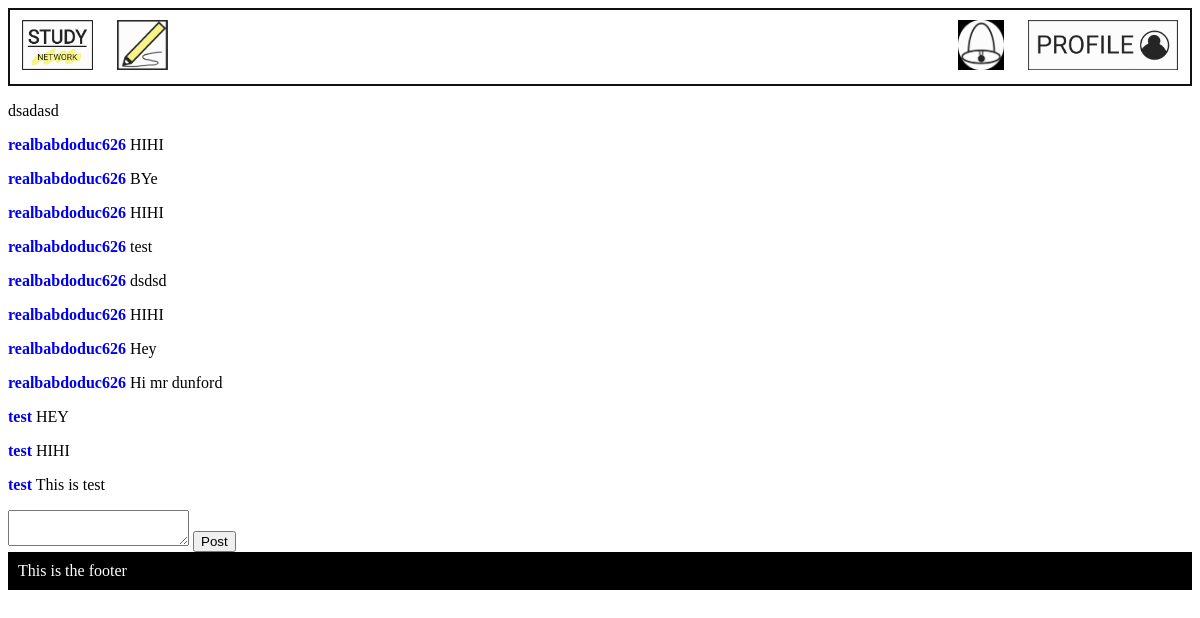
The app's page /comment/50 (signed in), older data.
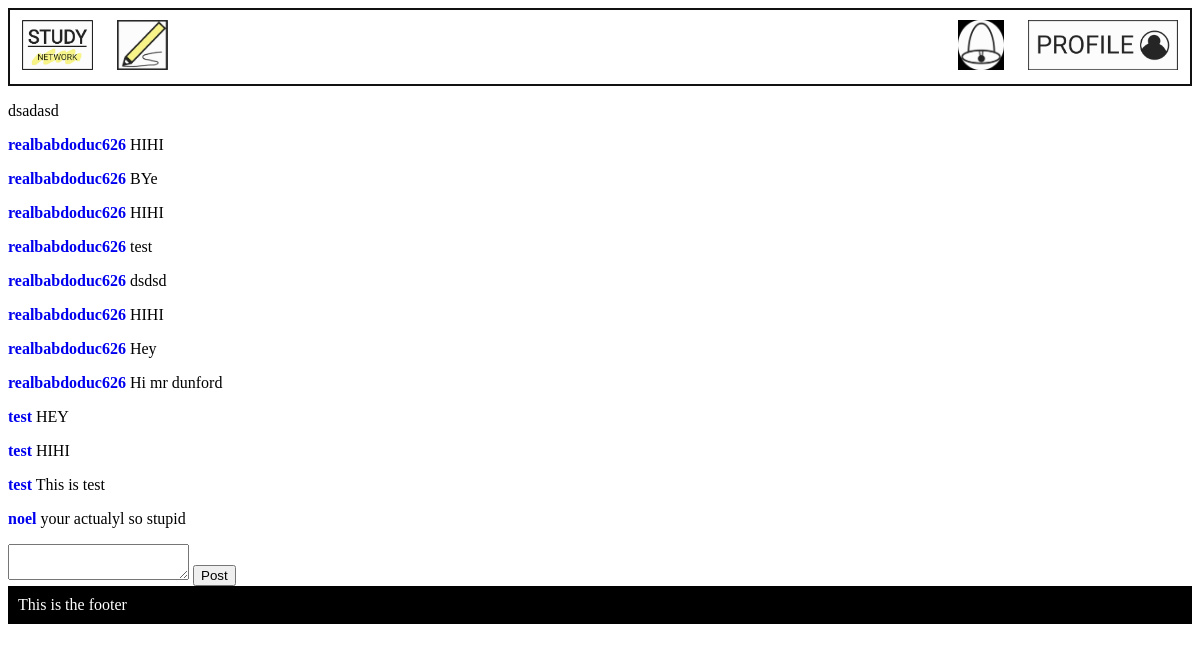
The same page, newer data.
### models.py (models this page shows)
class Comment(db.Model):
    __tablename__ = 'Comment'
    id = db.Column(db.Integer, primary_key=True)
    Post_id = db.Column(db.Integer, db.ForeignKey('Post.id'), nullable = False)
    User_id = db.Column(db.Integer, db.ForeignKey('User.id'), nullable = False)
    comment = db.Column(db.Text, nullable = False)
    user = db.relationship('Post', back_populates='posts')
    post = db.relationship('User', back_populates='users')

class User(db.Model):
    __tablename__ = 'User'
    id = db.Column(db.Integer, primary_key=True)
    username = db.Column(db.Text)
    email = db.Column(db.Text)
    password = db.Column(db.Text)
    user_post = db.relationship('Post', back_populates='post_user')
    notifications_user = db.relationship('Notification', back_populates='users_notification')
    users = db.relationship('Comment', back_populates='post')

### main.py (the view, shortened to what this page needs)
@app.route('/comment/<int:id>', methods=['GET', 'POST'])
def comment(id):
    form = Comment()
    post_info = db.session.query(models.Post).filter_by(id = id).first()
    user_info = db.session.query(models.User).filter_by(id = session['logged_in_user']).first()
    comments = db.session.query(models.Comment).filter_by(Post_id = id).all()
    if g.logged_in_user == None:
        return redirect(url_for('user'))
    elif request.method == 'GET':# display all the comments in the post
        if comments == Null:
            return render_template('comment.html', form=form, post_info=post_info)
        else:
            return render_template('comment.html', form=form, comments=comments, post_info=post_info)

### forms.py
class Comment(FlaskForm):
    comment = TextAreaField('Write your comment or reply here', validators=[DataRequired()])

### main.py (called while the page is built)
@app.before_request
def before_request():
    g.logged_in_user = None
    if 'logged_in_user' in session:
        g.logged_in_user = session['logged_in_user']

### templates/comment.html (shortened to what this page needs)
{% extends 'layout.html' %}
{% block content %}
<p>{{ post_info.discussion }}</p>
{% for comment in comments %}
    <p><a href="/profile/{{comment.post.id}}"><strong>{{comment.post.username}}</strong></a> {{ comment.comment }}</p>
{% endfor %}
<form method="POST" enctype="multipart/form-data">
    {{ form.comment }}
    <input type="submit" value="Post">
</form>
{% endblock %}

Row changes from the older to the newer data that the page shows:
added Comment: post.username "noel", comment "your actualyl so stupid"
